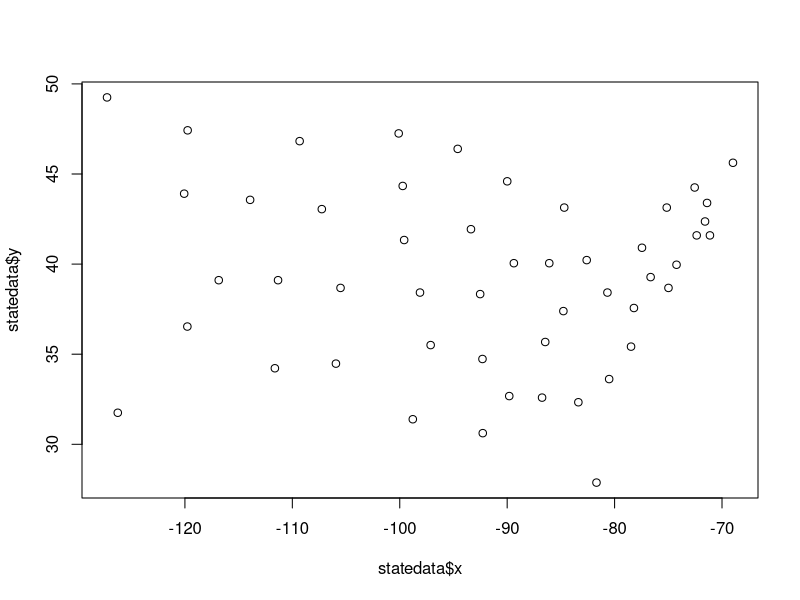
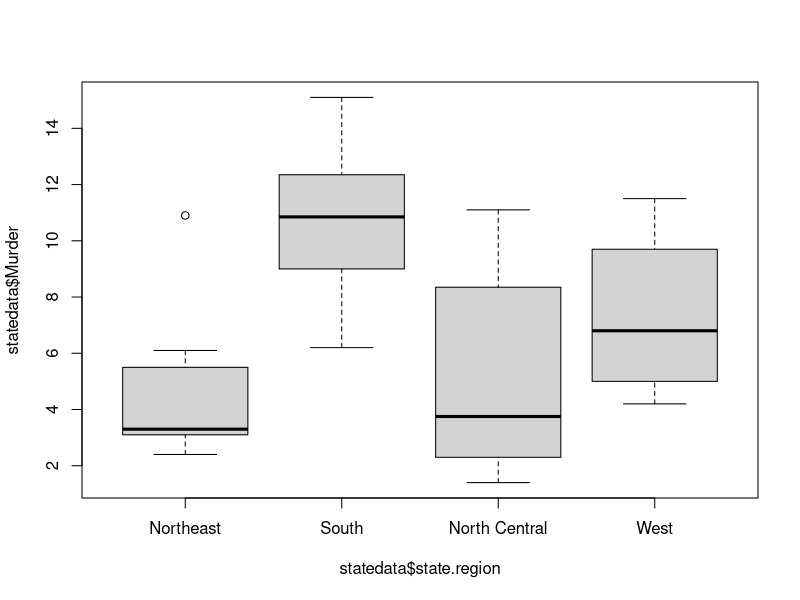
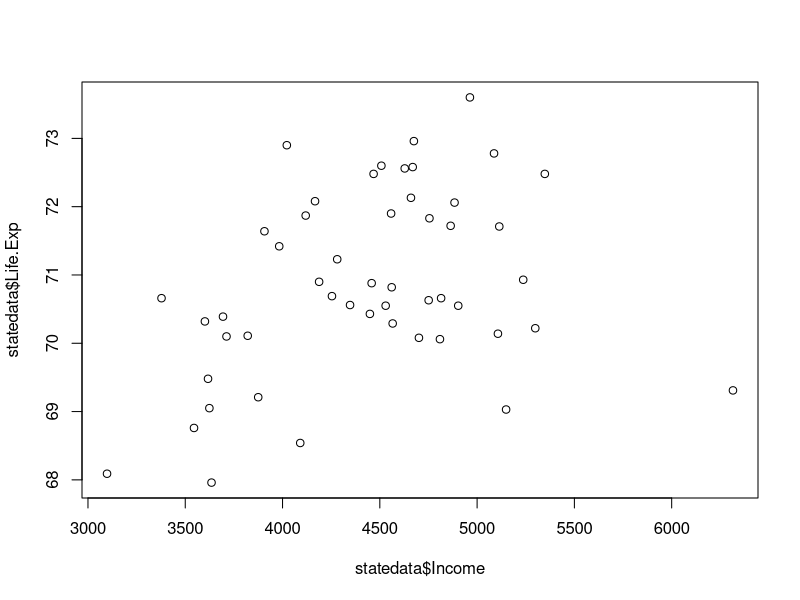

Write R code to recreate these figures, in order.
data(state)
statedata = cbind(data.frame(state.x77), state.abb, state.area, state.center,  state.division, state.name, state.region)
plot(statedata$x, statedata$y)
#tapply which region of the US (West, North Central, South, or Northeast) has the highest average high school graduation rate
tapply(statedata$HS.Grad, statedata$state.region, mean)
#make a boxplot of murder rate by region
boxplot(statedata$Murder ~ statedata$state.region, data = statedata)
#outlier in the Northeast
subset(statedata, state.region == "Northeast", select = Murder)
#linear model of life expectancy ~ Population, Income, Illiteracy, Murder, HS.Grad, Frost, and Area
life_exp1 <- lm( Life.Exp ~ Population + Income + Illiteracy + Murder + HS.Grad + Frost + Area, data = statedata )
#plot(statedata$Income, statedata$Life.Exp)
plot(statedata$Income, statedata$Life.Exp)
# "backwards variable selection"
life_exp2 <- lm( Life.Exp ~ Population + Income + Illiteracy + Murder + HS.Grad + Frost, data = statedata )
life_exp3 <- lm( Life.Exp ~ Population + Income + Murder + HS.Grad + Frost, data = statedata )
life_exp4 <- lm( Life.Exp ~ Population + Murder + HS.Grad + Frost, data = statedata)